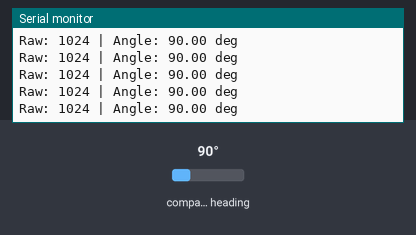
Simulated run of this sketch. Board: ESP32. Shown: the last lines printed to the serial monitor. Wiring (inferred from the names in the program): AS5600 angle sensor at I2C address 0x36. Inputs (shaded band) come from the test bench; at power-on: compass heading 90°.

Above: at 1.2 s.
1.3 s: compass heading set to 7°
At 1.31 s:
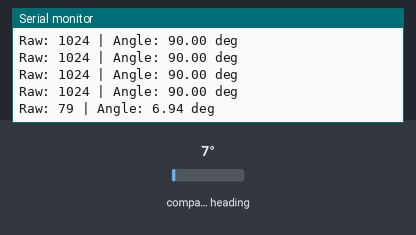
2.8 s: compass heading set to 180°
At 2.82 s:
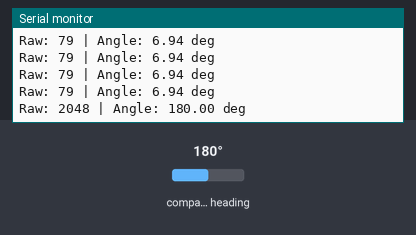
Timing chart, 0 to 5.8 s (numbered marks = the images above; inputs shaded):
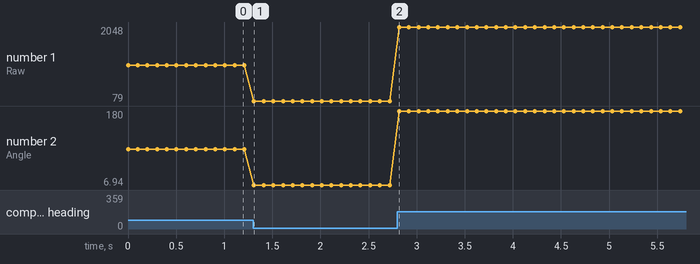

The sketch:

as_test.ino
```cpp
#include <Wire.h>

#define AS5600_ADDR 0x36

void setup() {
  Serial.begin(115200);
  Wire.begin(21, 22); // SDA, SCL

  Serial.println("AS5600 Test Starting...");
}

// Read raw angle (0–4095)
uint16_t readAS5600() {
  Wire.beginTransmission(AS5600_ADDR);
  Wire.write(0x0C); // RAW ANGLE register
  if (Wire.endTransmission() != 0) {
    return 0xFFFF; // error
  }

  Wire.requestFrom(AS5600_ADDR, 2);
  if (Wire.available() == 2) {
    uint16_t high = Wire.read();
    uint16_t low = Wire.read();
    return (high << 8) | low;
  }

  return 0xFFFF;
}

void loop() {
  uint16_t raw = readAS5600();

  if (raw == 0xFFFF) {
    Serial.println("AS5600 NOT DETECTED");
  } else {
    float angle = raw * 360.0 / 4096.0;

    Serial.print("Raw: ");
    Serial.print(raw);
    Serial.print(" | Angle: ");
    Serial.print(angle);
    Serial.println(" deg");
  }

  delay(100);
}
```

Measured:
- after the input at 1.3 s, the serial monitor: prints a new line at once (image 1)
- after the input at 2.8 s, the serial monitor: prints a new line at once (image 2)
- plotted number 1: 1024 → 79 after the input at 1.3 s, 79 → 2048 after the input at 2.8 s
- plotted number 2: 90 → 6.94 after the input at 1.3 s, 6.94 → 180 after the input at 2.8 s
